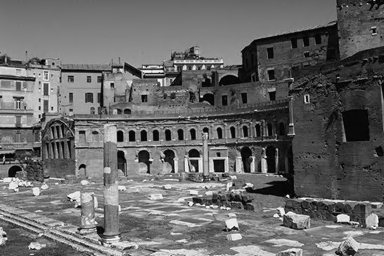
#> input picture Homework1/22.png, 384 x 256 px
$ python DIP.py
#> lines starting #> are read from the running program, lines starting #| are printed output that depends on the picture
import numpy as np
from PIL import Image
import cv2

def extendBorder(img):
    width = img.shape[0]
    height = img.shape[1]
    tar_img = np.zeros((width+2, height+2), dtype=img.dtype)
    tar_img[1:width+1, 1:height+1] = img
    tar_img[0, 1:height+1] = img[0,:]
    tar_img[width+1, 1:height+1] = img[width-1,:]
    tar_img[1:width+1, 0] = img[:, 0]
    tar_img[1:width+1, height+1] = img[:, height-1]
    tar_img[0,0] = img[0, 0]
    tar_img[0, height+1] = img[0, height-1]
    tar_img[width+1, 0] = img[width-1, 0]
    tar_img[width+1, height+1] = img[width-1, height-1]
    return tar_img

def scale(img, size):
    arraySize = (size[1], size[0])
    zmfx = float(arraySize[0]/img.shape[0])
    zmfy = float(arraySize[1]/img.shape[1])
    #print ('size[0] : ', arraySize[0], 'img.shape[0] : ', img.shape[0], 'zmfx : ', zmfx)
    #print ('size[1] : ', arraySize[1], 'img.shape[1] : ', img.shape[1], 'zmfy : ', zmfy)
    dst = np.zeros(arraySize, dtype=img.dtype)
    tar_img = extendBorder(img)
    #print ("extendBorder 's size : ", tar_img.shape)
    #print ('arraySize : ', arraySize)
    for dstx in range(arraySize[0]):
        for dsty in range(arraySize[1]):
            x = dstx/zmfx
            y = dsty/zmfy
            i = np.floor(x)
            u = float(x-i)
            j = np.floor(y)
            v = float(y-j)
            i = int(i)
            j = int(j)
            dst[dstx,dsty] = (1-u)*(1-v)*tar_img[i,j] + (1-u)*v*tar_img[i,j+1] + u*(1-v)*tar_img[i+1,j] + u*v*tar_img[i+1,j+1]
    return dst

# [15 lines left out: function quantize, not called in this run]

def scalingMode(sourceImg):
    print ('\n\n')
    while 1:
        op = int(input("Enter 1 if you want to generate 8 required images.\nEnter 2 to specify the size you want to scale.\nPlease enter : "))
        if op is 1 :
            toDoList = [(192, 128), (96, 64), (48, 32), (24, 16), (12, 8), (300, 200), (450, 300), (500, 200)]
            for size in (toDoList):
                scalingImg = scale(sourceImg, size)
                nameFormat = "%d X %d.png" %(size[0], size[1])
                Image.fromarray(scalingImg).save(nameFormat)
                cv2.imshow(nameFormat, scalingImg)
            cv2.waitKey()
            cv2.destroyAllWindows()
            print ("You can find 8 scaled images in this local folder.")
            break

        elif op is 2 :
            scalingWidth = int(input('Enter the width : '))
            scalingHeight = int(input('Enter the height : '))
            print ("\n\n")
            size = (scalingWidth, scalingHeight)
            scalingImg = scale(sourceImg, size)
            print ("sourceImage's grey array:\n", sourceImg, "\n\n")
            print ("scalingImage's grey array:\n", scalingImg, "\n\n")
            Image.fromarray(scalingImg).save('specifyScaledImg.png')
            cv2.imshow('scaling', scalingImg)
            cv2.waitKey()
            cv2.destroyAllWindows()
            print ("You can find this specified scaled image in this local folder.")
            break

        else:
                print ("you could not enter other number unless 1 and 2\n\n\n")


# [30 lines left out: function quantizeMode, not called in this run]


def start():
    sourceImg = np.array(Image.open('22.png'))
#> sourceImg is the input picture: shape (256, 384); min 0, max 255, mean 104.5
    print ("sourceImage's size: %d X %d\n\n"  %(sourceImg.shape[1], sourceImg.shape[0]))
#| sourceImage's size: 384 X 256

    while 1:
        op = int(input("Enter 0 and quit this program\nEnter 1 to use the scale function if you want\nWhile enter 2 to use the quantize function\nPlease enter : "))
        if op is 0:
            print ("GoodBye!\n")
            break
        elif op is 1:
            scalingMode(sourceImg)
            print ("GoodBye!\n")
            break
        elif op is 2:
            quantizeMode(sourceImg)
            print ("GoodBye!\n")
            break
        else:
            print ("you could not enter other number unless 0, 1 and 2\n")
#> this loop made 1 pass; the answer given on pass 1: 1
#> pass 1, in scale, `tar_img = extendBorder(img)`:
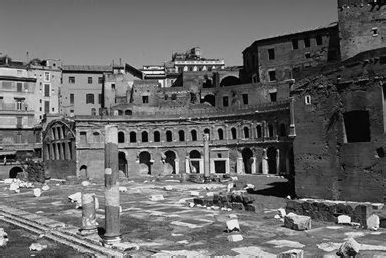
#> tar_img: shape (258, 386); min 0, max 255, mean 104.6
#> pass 1, in scalingMode, `Image.fromarray(scalingImg).save(nameFormat)`:
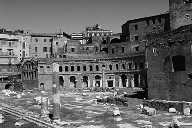
#> saved as 192 X 128.png: PIL image 192x128 L; min 0, max 255, mean 104.3
#> pass 1, in scalingMode, `Image.fromarray(scalingImg).save(nameFormat)`:
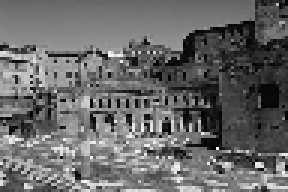
#> saved as 96 X 64.png: PIL image 96x64 L (shown 3 times larger); min 0, max 252, mean 104.5
#> pass 1, in scalingMode, `Image.fromarray(scalingImg).save(nameFormat)`:
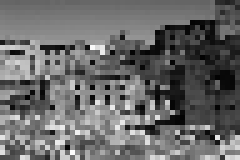
#> saved as 48 X 32.png: PIL image 48x32 L (shown 5 times larger); min 2, max 252, mean 104.8

if __name__ == '__main__':
    start()
